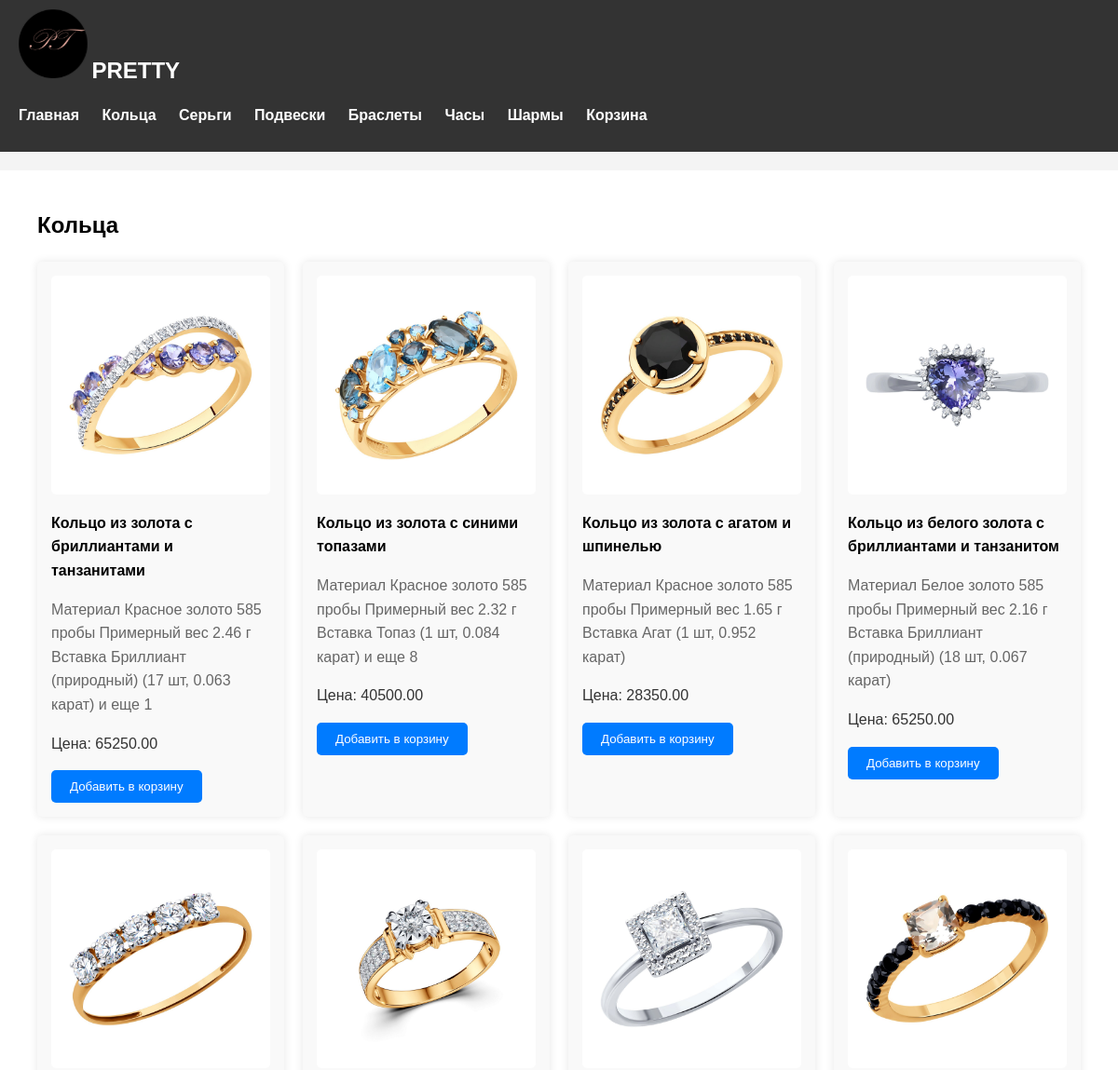
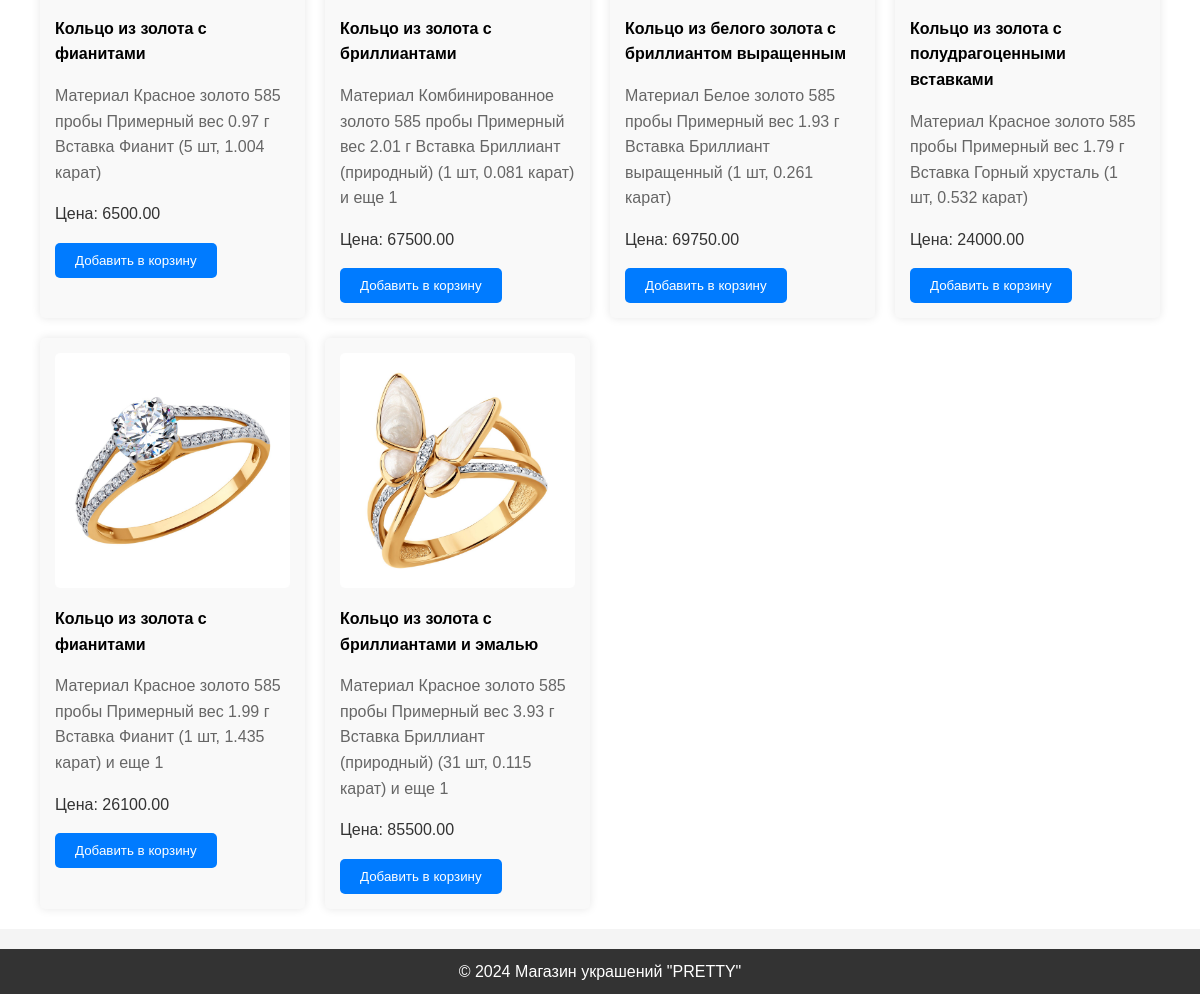
The page /rings/ on the database its author committed (2 pictures, top to bottom).
### shop/models.py (models this page shows, shortened)
class Jewelry(models.Model):
    name = models.CharField(max_length=100)
    description = models.TextField()
    price = models.DecimalField(max_digits=10, decimal_places=2)
    image = models.ImageField(upload_to='jewelry_images')
    class Meta:
        verbose_name = 'Jewelry'
        verbose_name_plural = 'Jewelry'

class Ring(Jewelry):
    group = models.ForeignKey(Group, on_delete=models.SET_NULL, null=True, blank=True, related_name='rings')
    class Meta:
        verbose_name = 'Ring'
        verbose_name_plural = 'Rings'

class Jewelry(models.Model):
    name = models.CharField(max_length=100)
    description = models.TextField()
    price = models.DecimalField(max_digits=10, decimal_places=2)
    image = models.ImageField(upload_to='jewelry_images')
    class Meta:
        verbose_name = 'Jewelry'
        verbose_name_plural = 'Jewelry'

### shop/views.py (the view)
# urls.py: path('rings/', views.rings_list, name='rings_list'),
def rings_list(request):
    rings = Ring.objects.all()
    return render(request, 'shop/rings_list.html', {'rings': rings})

### shop/templates/shop/rings_list.html (shortened to what this page needs)
{% load static %}
<!DOCTYPE html>
<html lang="ru">
<head>
    <link rel="stylesheet" href="{% static 'shop/css/style2.css' %}">
</head>
<body>
    <header>
        <div class="container">
            <a href="#"><img src="{% static 'shop/images/image 1.svg' %}" alt="Логотип"></a>
            <h1>PRETTY</h1>
            <nav>
                <ul>
                    <li><a href="{% url 'jewelry_list' %}">Главная</a></li>
                    <li><a href="{% url 'rings_list' %}">Кольца</a></li>
                    <li><a href="{% url 'earrings_list' %}">Серьги</a></li>
                    <li><a href="{% url 'pendants_list' %}">Подвески</a></li>
                    <li><a href="{% url 'bracelets_list' %}">Браслеты</a></li>
                    <li><a href="{% url 'watches_list' %}">Часы</a></li>
                    <li><a href="{% url 'charms_list' %}">Шармы</a></li>
                    <li><a href="{% url 'cart_detail' %}">Корзина</a></li>
                </ul>
            </nav>
        </div>
    </header>
    <main>
        <section class="catalog">
            <div class="container content" id="rings">
                {% if rings %}
                <h2>Кольца</h2>
                <div class="products">
                    {% for ring in rings %}
                    <div class="product">
                        <a href="{% url 'jewelry_detail' 'ring' ring.id %}">
                            <img src="{{ ring.image.url }}" alt="{{ ring.name }}">
                        </a>
                        <p class="product-name">{{ ring.name }}</p>
                        <p class="product-description">{{ ring.description }}</p>
                        <p class="product-price">Цена: {{ ring.price }}</p>
                        <form action="{% url 'add_to_cart' ring.id %}" method="post">
                            <button type="submit">Добавить в корзину</button>
                        </form>
                    </div>
                    {% endfor %}
                </div>
                {% else %}
                <p>Нет доступных товаров в этой категории.</p>
                {% endif %}
            </div>
        </section>
    </main>
    <footer>
        <div class="container">
            <p>&copy; {% now "Y" %} Магазин украшений "PRETTY"</p>
        </div>
    </footer>
</body>
</html>

### shop/static/shop/css/style2.css (style rules this page uses)
body { font-family: Arial, sans-serif; line-height: 1.6; background-color: #f4f4f4; margin: 0; padding: 0; }
.container { max-width: 1200px; margin: 0 auto; padding: 0 20px; }
header { background-color: #333; color: #fff; padding: 10px 0; }
header a { text-decoration: none; color: #fff; }
header h1 { margin: 0; font-size: 24px; display: inline; }
nav ul { list-style-type: none; padding: 0; }
nav ul li { display: inline-block; margin-right: 20px; }
nav ul li:last-child { margin-right: 0; }
nav ul li a { color: #fff; text-decoration: none; font-weight: bold; }
main { padding: 20px 0; }
section.catalog { background-color: #fff; padding: 20px; }
.catalog .container { display: flex; justify-content: space-between; flex-wrap: wrap; }
.products { display: grid; grid-template-columns: repeat(auto-fit, minmax(250px, 1fr)); grid-gap: 20px; }
.product { background-color: #f9f9f9; padding: 15px; border-radius: 5px; box-shadow: 0 0 10px rgba(0, 0, 0, 0.1); }
.product img { width: 100%; height: auto; border-radius: 5px; }
.product-name { font-weight: bold; margin: 10px 0; }
.product-description { color: #666; margin-bottom: 10px; }
.product-price { font-size: 16px; color: #333; }
button[type="submit"] { background-color: #007bff; color: #fff; border: none; padding: 10px 20px; cursor: pointer; border-radius: 5px; transition: background-color 0.3s; }
footer { background-color: #333; color: #fff; text-align: center; padding: 10px 0; }
footer p { margin: 0; }

### rows shown on the page
Ring: image (picture), name "Кольцо из золота с бриллиантами и танзанитами", description "Материал Красное золото 585 пробы Примерный вес 2.46 г Вставка Бриллиант (природный) (17 шт, 0.063 карат) и еще 1", price "65250.00"
Ring: image (picture), name "Кольцо из золота с синими топазами", description "Материал Красное золото 585 пробы Примерный вес 2.32 г Вставка Топаз (1 шт, 0.084 карат) и еще 8", price "40500.00"
Ring: image (picture), name "Кольцо из золота с агатом и шпинелью", description "Материал Красное золото 585 пробы Примерный вес 1.65 г Вставка Агат (1 шт, 0.952 карат)", price "28350.00"
Ring: image (picture), name "Кольцо из белого золота с бриллиантами и танзанитом", description "Материал Белое золото 585 пробы Примерный вес 2.16 г Вставка Бриллиант (природный) (18 шт, 0.067 карат)", price "65250.00"
Ring: image (picture), name "Кольцо из золота с фианитами", description "Материал Красное золото 585 пробы Примерный вес 0.97 г Вставка Фианит (5 шт, 1.004 карат)", price "6500.00"
Ring: image (picture), name "Кольцо из золота с бриллиантами", description "Материал Комбинированное золото 585 пробы Примерный вес 2.01 г Вставка Бриллиант (природный) (1 шт, 0.081 карат) и еще 1", price "67500.00"
Ring: image (picture), name "Кольцо из белого золота с бриллиантом выращенным", description "Материал Белое золото 585 пробы Примерный вес 1.93 г Вставка Бриллиант выращенный (1 шт, 0.261 карат)", price "69750.00"
Ring: image (picture), name "Кольцо из золота с полудрагоценными вставками", description "Материал Красное золото 585 пробы Примерный вес 1.79 г Вставка Горный хрусталь (1 шт, 0.532 карат)", price "24000.00"
Ring: image (picture), name "Кольцо из золота с фианитами", description "Материал Красное золото 585 пробы Примерный вес 1.99 г Вставка Фианит (1 шт, 1.435 карат) и еще 1", price "26100.00"
Ring: image (picture), name "Кольцо из золота с бриллиантами и эмалью", description "Материал Красное золото 585 пробы Примерный вес 3.93 г Вставка Бриллиант (природный) (31 шт, 0.115 карат) и еще 1", price "85500.00"
